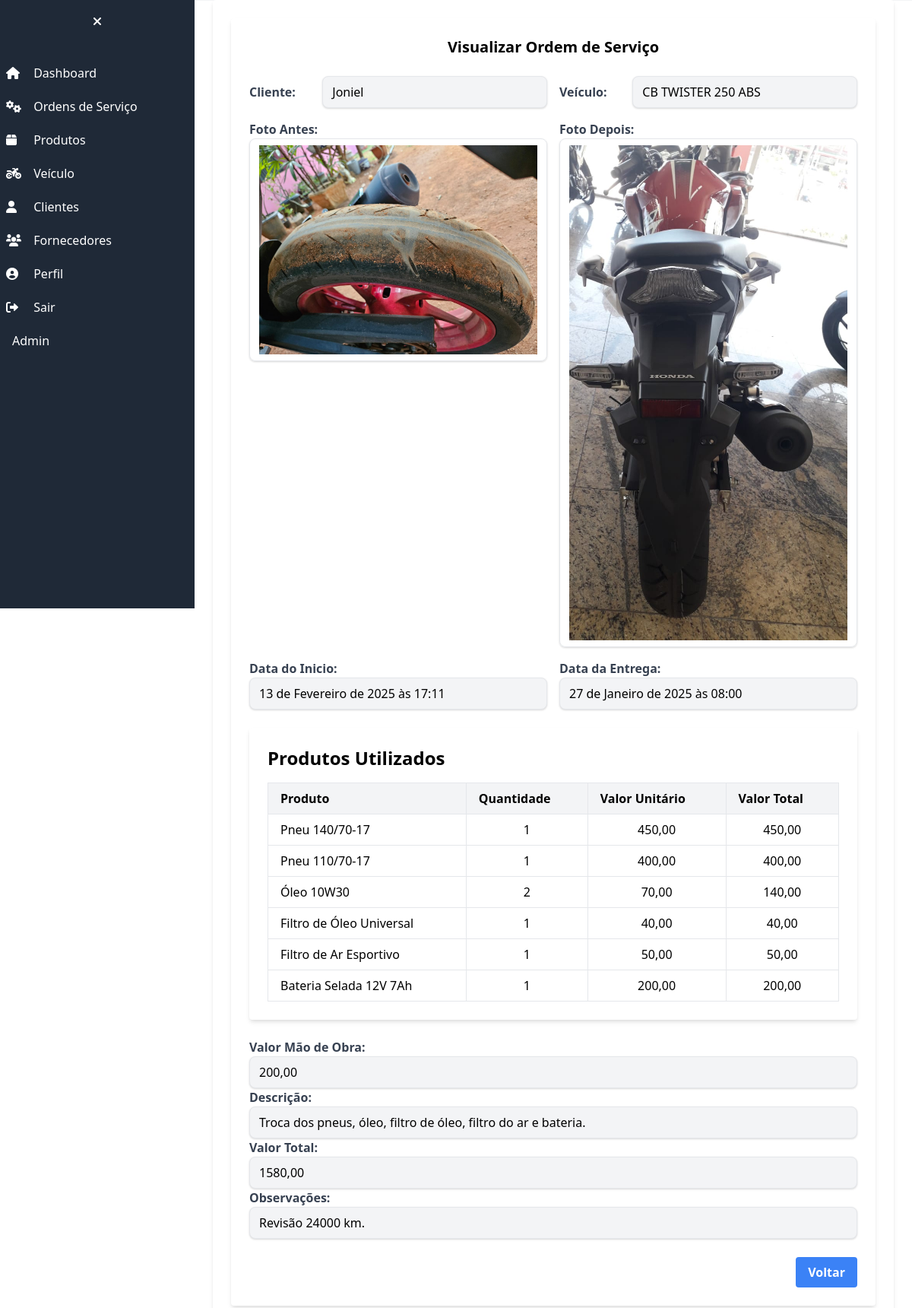
Page /ordem_servico/ordem_servico/1/ (signed in) on the committed database.
### ordem_servico/models.py (models this page shows, shortened)
class OS(models.Model):
    cliente_nome = models.ForeignKey(Cliente, on_delete=models.CASCADE, verbose_name='Nome do Cliente')
    veiculo = models.ManyToManyField(Veiculo, verbose_name='Veiculo do Cliente')
    foto_inicio = models.ImageField(upload_to='images/', blank=True, verbose_name='Foto do veiculo antes da OS')
    data_inicio = models.DateTimeField(auto_now_add=True, null=False, blank=False, verbose_name="Data de inicio")
    data_fim = models.DateTimeField(null=True, blank=True, verbose_name="Data de entrega")
    foto_fim = models.ImageField(upload_to='images/', blank=True, null=True, verbose_name='Foto do veiculo depois da OS')
    mao_obra = models.DecimalField(max_digits=10, decimal_places=2, verbose_name='Valor da mão de obra')
    descricao = models.TextField(blank=True, verbose_name='Descrição')
    valor_total = models.DecimalField(max_digits=10, decimal_places=2)
    observacao = models.TextField('OBSERVAÇÕES', blank=True)
    class Meta:
        verbose_name = 'Ordem de Serviço'
        verbose_name_plural = 'Ordens de Serviço'

class OSProduto(models.Model):
    ordem_servico = models.ForeignKey(OS, on_delete=models.CASCADE, related_name='os_produtos')
    produto = models.ForeignKey(Produto, on_delete=models.CASCADE, related_name='produto_os')
    quantidade = models.PositiveIntegerField()

### cliente/models.py (models this page shows, shortened)
class Cliente(models.Model):
    nome = models.CharField('NOME', max_length=255)
    cpf_cnpj = models.CharField('CPF', max_length=18, validators=[validate_cpf_cnpj])
    data_nascimento = models.DateField('NASCIDO EM')
    telefone = models.CharField('TELEFONE 1', max_length=20, validators=[validate_phone])
    telefone2 = models.CharField('TELEFONE 2', max_length=20, validators=[validate_phone], blank=True)
    email = models.EmailField('EMAIL', blank=True)
    endereco_cep = models.CharField('CEP', max_length=10, blank=True)
    endereco_logradouro = models.CharField('ENDEREÇO', max_length=255, blank=True)
    endereco_numero = models.CharField('NÚMERO', max_length=10, blank=True)
    endereco_bairro = models.CharField('BAIRRO', max_length=255, blank=True)
    endereco_cidade = models.CharField('CIDADE', max_length=255, blank=True)
    endereco_estado = models.CharField('ESTADO', max_length=2, choices=ESTADOS_CHOICES, blank=True)
    endereco_complemento = models.CharField('COMPLEMENTO', max_length=255, blank=True)
    observacao = models.TextField('OBSERVAÇÕES', blank=True)
    criado_em = models.DateTimeField('CRIADO EM', auto_now_add=True)
    class Meta:
        verbose_name = 'Cliente'
        verbose_name_plural = 'Clientes'

### veiculo/models.py (models this page shows, shortened)
class Veiculo(models.Model):
    cliente_nome = models.ForeignKey(Cliente, on_delete=models.CASCADE, verbose_name='Nome do Cliente')
    modelo = models.CharField(max_length=100)
    marca = models.CharField(max_length=100)
    cor = models.CharField(max_length=100)
    ano = models.CharField(max_length=4)
    placa = models.CharField(max_length=8)
    foto_veiculo = models.ImageField(upload_to='images/', blank=True, verbose_name='Foto do veiculo')
    class Meta:
        verbose_name = 'Veiculo'
        verbose_name_plural = 'Veiculos'

### produto/models.py (models this page shows, shortened)
class Produto(models.Model):
    fornecedor = models.ForeignKey(Fornecedor, on_delete=models.CASCADE, verbose_name='Fornecedor')
    nome = models.CharField(max_length=255)
    descricao = models.TextField()
    valor = models.DecimalField(max_digits=10, decimal_places=2)
    outras_despesas = models.DecimalField(max_digits=10, decimal_places=2, default=0.00)
    custo_final = models.DecimalField(max_digits=10, decimal_places=2)
    lucro = models.DecimalField(max_digits=10, decimal_places=2)
    valor_venda = models.DecimalField(max_digits=10, decimal_places=2)
    qtd_minima = models.IntegerField()
    qtd_maxima = models.IntegerField()
    qtd_atual = models.IntegerField()

### ordem_servico/views.py (the view)
# urls.py: path('ordem_servico/<int:pk>/', OSDetailView.as_view(), name='os_detail'),
class OSDetailView(DetailView):
    model = OS
    template_name = "os_detail.html"
    context_object_name = "ordem_servico"
    def get_context_data(self, **kwargs):
        context = super().get_context_data(**kwargs)
        os_produtos = context["ordem_servico"].os_produtos.all()
        for item in os_produtos:
            item.valor_total = item.quantidade * item.produto.valor_venda
        context["os_produtos"] = os_produtos
        return context

### ordem_servico/templates/os_detail.html (shortened to what this page needs)
{% extends "base.html" %}
{% block content %}
<div class="w-full max-w-4xl bg-white mx-auto rounded shadow-md p-6">
    <div class="max-w-5xl bg-white rounded shadow-md p-6">
        <h2 class="text-xl font-bold mb-6 text-center">Visualizar Ordem de Serviço</h2>
        <div class="grid grid-cols-2 gap-4">
            <div class="flex items-center">
                <label for="cliente" class="w-1/3 font-bold text-gray-700">Cliente:</label>
                <div class="w-full py-2 px-3 border rounded-lg shadow focus:outline-none focus:ring bg-gray-100">
                    {{ ordem_servico.cliente_nome.nome }}
                </div>
            </div>
            <div class="flex items-center">
                <label for="veiculo" class="w-1/3 font-bold text-gray-700">Veículo:</label>
                <div class="w-full py-2 px-3 border rounded-lg shadow focus:outline-none focus:ring bg-gray-100">
                    {% for veiculo in ordem_servico.veiculo.all %}
                    {{ veiculo.modelo }}{% if not forloop.last %}, {% endif %}
                    {% endfor %}
                </div>
            </div>
            <div>
                <label class="block font-bold text-gray-700">Foto Antes:</label>
                {% if ordem_servico.foto_inicio %}
                <img src="{{ ordem_servico.foto_inicio.url }}" alt="Foto Antes"
                    class="w-full py-2 px-3 border rounded-lg shadow focus:outline-none focus:ring">
                {% endif %}
            </div>
            <div>
                <label class="block font-bold text-gray-700">Foto Depois:</label>
                {% if ordem_servico.foto_fim %}
                <img src="{{ ordem_servico.foto_fim.url }}" alt="Foto Depois"
                    class="w-full py-2 px-3 border rounded-lg shadow focus:outline-none focus:ring">
                {% endif %}
            </div>
            <div>
                <label for="data_inicio" class="block font-bold text-gray-700">Data do Inicio:</label>
                <div class="w-full py-2 px-3 border rounded-lg shadow focus:outline-none focus:ring bg-gray-100">
                    {{ ordem_servico.data_inicio }}
                </div>
            </div>
            <div>
                <label for="data_fim" class="block font-bold text-gray-700">Data da Entrega:</label>
                <div class="w-full py-2 px-3 border rounded-lg shadow focus:outline-none focus:ring bg-gray-100">
                    {{ ordem_servico.data_fim }}
                </div>
            </div>
        </div>
        <div class="mt-6 p-6 bg-white rounded shadow-md">
            <h2 class="text-2xl font-bold mb-4">Produtos Utilizados</h2>
            <div class="mt-4">
                <table class="w-full table-auto border border-gray-300">
                    <thead class="bg-gray-100">
                        <tr>
                            <th class="px-4 py-2 text-left border">Produto</th>
                            <th class="px-4 py-2 text-left border">Quantidade</th>
                            <th class="px-4 py-2 text-left border">Valor Unitário</th>
                            <th class="px-4 py-2 text-left border">Valor Total</th>
                        </tr>
                    </thead>
                    <tbody id="listaProdutos" class="bg-white">
                        {% for item in os_produtos %}
                        <tr>
                            <td class="px-4 py-2 border">{{ item.produto.nome }}</td>
                            <td class="px-4 py-2 border text-center">{{ item.quantidade }}</td>
                            <td class="px-4 py-2 border text-center">{{ item.produto.valor_venda }}</td>
                            <td class="px-4 py-2 border text-center">{{ item.valor_total }}</td>
                        </tr>
                        {% endfor %}
                    </tbody>
                </table>
            </div>
        </div>
        <div class="mt-6">
            <label for="mao_obra" class="block font-bold text-gray-700">Valor Mão de Obra:</label>
            <div class="w-full py-2 px-3 border rounded-lg shadow focus:outline-none focus:ring bg-gray-100">
                {{ ordem_servico.mao_obra }}
            </div>
        </div>
        <div>
            <label for="descricao" class="block font-bold text-gray-700">Descrição:</label>
            <div class="w-full py-2 px-3 border rounded-lg shadow focus:outline-none focus:ring bg-gray-100">
                {{ ordem_servico.descricao }}
            </div>
        </div>
        <div>
            <label for="valor_total" class="block font-bold text-gray-700">Valor Total:</label>
            <div class="w-full py-2 px-3 border rounded-lg shadow focus:outline-none focus:ring bg-gray-100">
                {{ ordem_servico.valor_total }}
            </div>
        </div>
        <div>
            <label for="observacoes" class="block font-bold text-gray-700">Observações:</label>
            <div class="w-full py-2 px-3 border rounded-lg shadow focus:outline-none focus:ring bg-gray-100">
                {{ ordem_servico.observacao }}
            </div>
        </div>
        <div class="mt-6 flex justify-end">
            <a href="/ordem_servico" class="bg-blue-500 hover:bg-blue-600 text-white font-bold py-2 px-4 rounded focus:outline-none focus:shadow-outline">Voltar</a>
        </div>
    </div>
</div>
{% endblock %}

### rows in the picture
OS: cliente_nome.nome "Joniel", foto_inicio (picture), foto_fim (picture), data_inicio "13 de Fevereiro de 2025 às 17:11", data_fim "27 de Janeiro de 2025 às 08:00", mao_obra "200,00", descricao "Troca dos pneus, óleo, filtro de óleo, filtro do ar e bateria.", valor_total "1580,00", observacao "Revisão 24000 km."
Veiculo: modelo "CB TWISTER 250 ABS"
OSProduto: produto.nome "Pneu 140/70-17", quantidade "1", produto.valor_venda "450,00", valor_total "450,00"
OSProduto: produto.nome "Pneu 110/70-17", quantidade "1", produto.valor_venda "400,00", valor_total "400,00"
OSProduto: produto.nome "Óleo 10W30", quantidade "2", produto.valor_venda "70,00", valor_total "140,00"
OSProduto: produto.nome "Filtro de Óleo Universal", quantidade "1", produto.valor_venda "40,00", valor_total "40,00"
OSProduto: produto.nome "Filtro de Ar Esportivo", quantidade "1", produto.valor_venda "50,00", valor_total "50,00"
OSProduto: produto.nome "Bateria Selada 12V 7Ah", quantidade "1", produto.valor_venda "200,00", valor_total "200,00"
